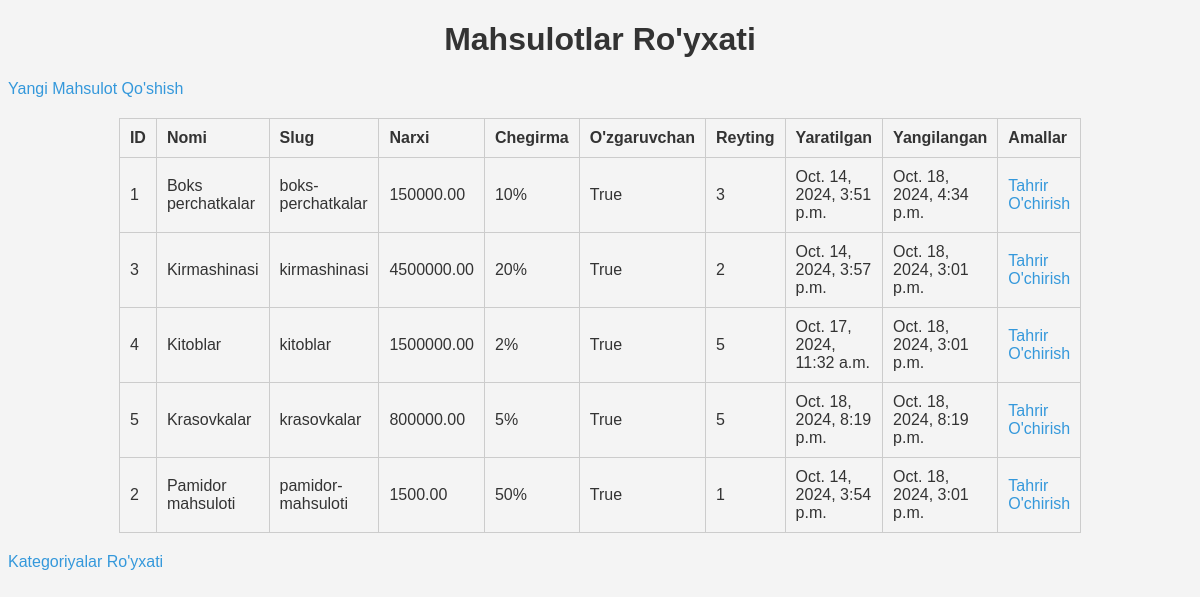
The page /admin_panel/products/ on the database as committed earlier.
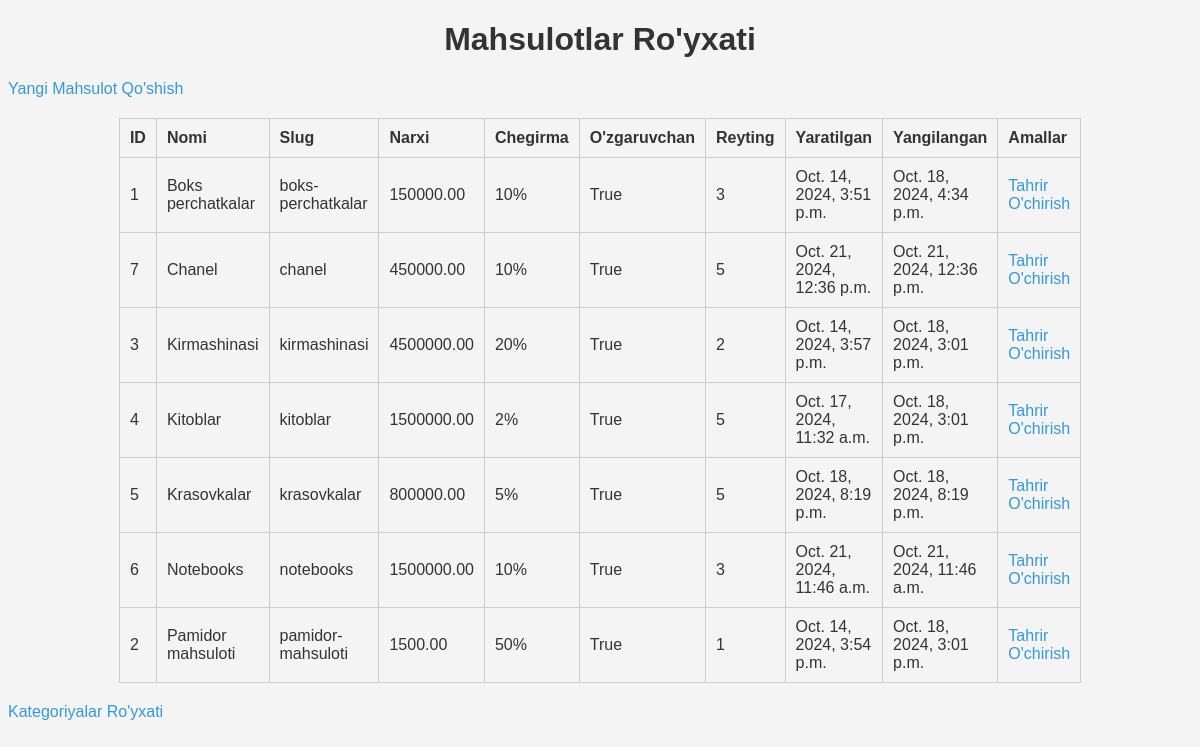
The same page on the database as committed later.
### shop/models.py (models this page shows, shortened)
class Product(models.Model):
    class RatingChoices(models.IntegerChoices):
        zero = 0
        one = 1
        two = 2
        three = 3
        four = 4
        five = 5
    category = models.ForeignKey(Category, related_name='products', on_delete=models.CASCADE)
    name = models.CharField(max_length=550)
    slug = models.SlugField(max_length=200, unique=True)
    image = models.ImageField(upload_to='products/%Y/%m/%d', blank=True)
    description = models.TextField(blank=True)
    price = models.DecimalField(max_digits=10, decimal_places=2)
    discount = models.IntegerField(default=0)
    rating = models.PositiveIntegerField(choices=RatingChoices.choices, default=RatingChoices.zero)
    users_like = models.ManyToManyField(User, related_name='users_like',null=True, blank=True)
    available = models.BooleanField(default=True)
    created = models.DateTimeField(auto_now_add=True)
    updated = models.DateTimeField(auto_now=True)
    class Meta:
        ordering = ['name']
        indexes = [
            models.Index(fields=['id', 'slug']),
            models.Index(fields=['name']),
            models.Index(fields=['-created']),
        ]

### admin_panel/views.py (the view)
# urls.py: path('products/', ProductListView.as_view(), name='product_list'),
class ProductListView(ListView):
    model = Product
    template_name = 'admin_panel/product_list.html'
    context_object_name = 'products'

### cart/context_processors.py (called while the page is built)
def cart(request):
    return {'cart': Cart(request)}

### admin_panel/templates/admin_panel/product_list.html (shortened to what this page needs)
{% load static %}
<!DOCTYPE html>
<html lang="en">
<head>
    <link rel="stylesheet" href="{% static 'admin_panel/styles.css' %}">
</head>
<body>
    <h1>Mahsulotlar Ro'yxati</h1>
    <a href="{% url 'admin_panel:product_create' %}">Yangi Mahsulot Qo'shish</a>
    <table>
        <thead>
            <tr>
                <th>ID</th>
                <th>Nomi</th>
                <th>Slug</th>
                <th>Narxi</th>
                <th>Chegirma</th>
                <th>O'zgaruvchan</th>
                <th>Reyting</th>
                <th>Yaratilgan</th>
                <th>Yangilangan</th>
                <th>Amallar</th>
            </tr>
        </thead>
        <tbody>
            {% for product in products %}
            <tr>
                <td>{{ product.id }}</td>
                <td>{{ product.name }}</td>
                <td>{{ product.slug }}</td>
                <td>{{ product.price }}</td>
                <td>{{ product.discount }}%</td>
                <td>{{ product.available }}</td>
                <td>{{ product.rating }}</td>
                <td>{{ product.created }}</td>
                <td>{{ product.updated }}</td>
                <td>
                    <a href="{% url 'admin_panel:product_edit' product.pk %}">Tahrir</a>
                    <a href="{% url 'admin_panel:product_delete' product.pk %}">O'chirish</a>
                </td>
            </tr>
            {% empty %}
            <tr>
                <td colspan="10">Mahsulotlar topilmadi.</td>
            </tr>
            {% endfor %}
        </tbody>
    </table>
    <a href="{% url 'admin_panel:category_list' %}">Kategoriyalar Ro'yxati</a>
</body>
</html>

Rows that differ between the two databases and show on the page:
added Product: id "7", name "Chanel", slug "chanel", price "450000.00", discount "10", available "True", rating "5", created "Oct. 21, 2024, 12:36 p.m.", updated "Oct. 21, 2024, 12:36 p.m."
added Product: id "6", name "Notebooks", slug "notebooks", price "1500000.00", discount "10", available "True", rating "3", created "Oct. 21, 2024, 11:46 a.m.", updated "Oct. 21, 2024, 11:46 a.m."
